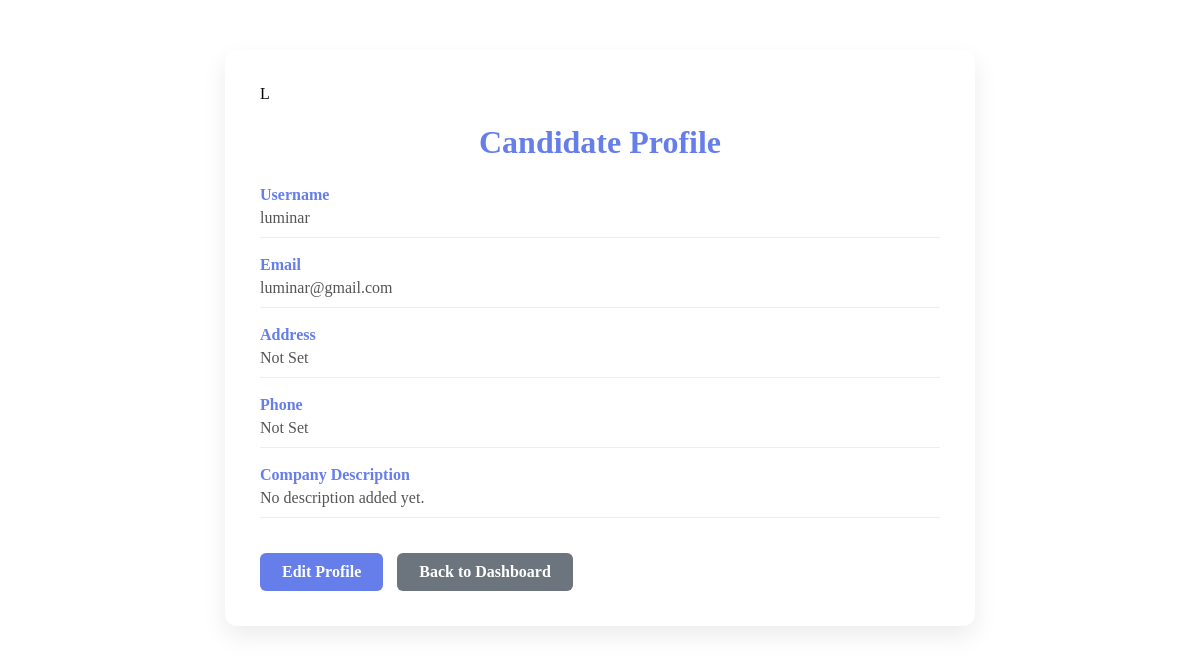
The app's page /accounts/employer/profile/ (signed in) with its own data.
### accounts/models.py (models this page shows, shortened)
class Employer(models.Model):
    user = models.OneToOneField(User, on_delete=models.CASCADE, related_name="employer")
    company_name = models.CharField(max_length=200)
    address = models.CharField(max_length=255, blank=True)
    phone = models.CharField(max_length=15, blank=True)
    company_description = models.TextField(blank=True)
    logo = models.ImageField(upload_to="company_logos/", blank=True, null=True)
    created_at = models.DateTimeField(auto_now_add=True)

### accounts/views.py (the view)
# urls.py: path('employer/profile/', views.employer_profile, name='employer_profile'),
@login_required
@user_passes_test(lambda u: hasattr(u, 'profile') and u.profile.user_type == 'employer')
def employer_profile(request):
    employer, _ = Employer.objects.get_or_create(user=request.user, defaults={"company_name": request.user.username})
    return render(request, 'accounts/employer/profile.html', {'employer': employer})

### accounts/templates/accounts/employer/profile.html (shortened to what this page needs)
{% block content %}
<div class="container">
    <div class="profile-card">
        <div class="avatar">
            {{ user.username|first|upper }}
        </div>
        <h1>Candidate Profile</h1>
        <div class="profile-info">
            <div class="info-item">
                <label>Username</label>
                <span>{{ user.username }}</span>
            </div>
            <div class="info-item">
                <label>Email</label>
                <span>{{ user.email }}</span>
            </div>
            <div class="info-item">
                <label>Address</label>
                <span>{{ employer.address|default:"Not Set" }}</span>
            </div>
            <div class="info-item">
                <label>Phone</label>
                <span>{{ employer.phone|default:"Not Set" }}</span>
            </div>
            <div class="info-item">
                <label>Company Description</label>
                <span>{{ employer.company_description|default:"No description added yet." }}</span>
            </div>
        </div>
        <a href="{% url 'edit_employer_profile' %}" class="btn btn-primary">Edit Profile</a>
        <a href="{% url 'employer_dashboard' %}" class="btn btn-secondary">Back to Dashboard</a>
    </div>
</div>
{% endblock %}

### accounts/templates/accounts/employer/profile.html (style rules this page uses)
.container { max-width: 750px; margin: 50px auto; padding: 0 20px; }
.profile-card { background: white; border-radius: 12px; padding: 35px; box-shadow: 0 10px 25px rgba(0,0,0,0.08); }
h1 { color: #667eea; margin-bottom: 25px; text-align: center; }
.profile-info { margin-bottom: 25px; }
.info-item { margin-bottom: 18px; padding-bottom: 10px; border-bottom: 1px solid #eee; }
.info-item label { font-weight: 600; color: #667eea; display: block; margin-bottom: 5px; }
.info-item span { color: #555; }
.btn { display: inline-block; padding: 10px 22px; border-radius: 6px; border: none; cursor: pointer; font-weight: 600; text-decoration: none; transition: 0.3s; margin-right: 10px; margin-top: 10px; }
.btn-primary { background: #667eea; color: white; }
.btn-secondary { background: #6c757d; color: white; }

### records on screen
Employer: address "Not Set", phone "Not Set", company_description "No description added yet."

### other values on screen
{{ user.username|first|upper }} "L"
{{ user.username }} "luminar"
{{ user.email }} "luminar@gmail.com"
